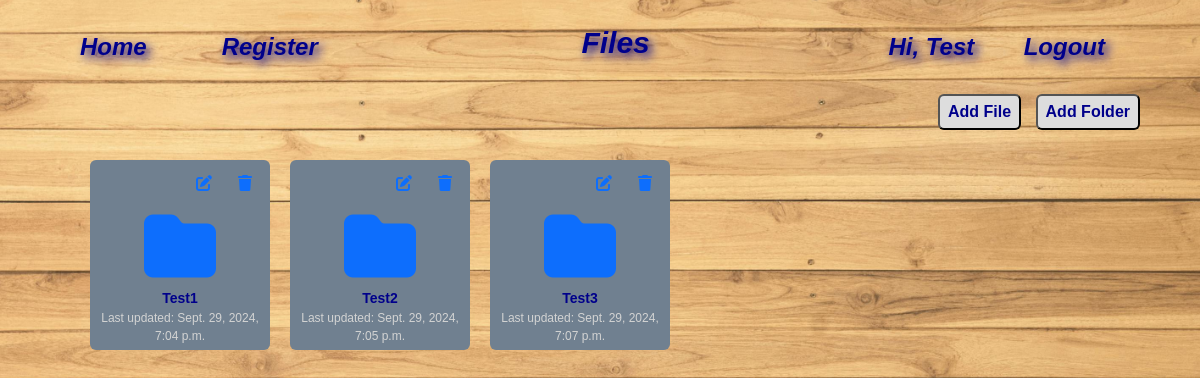
Page /apps/files (signed in) on the earlier database version.
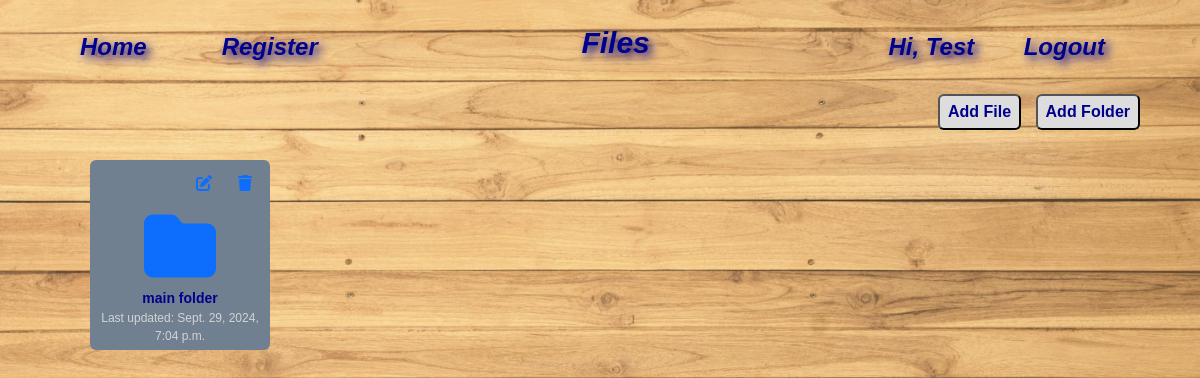
Same page on the later database version.
### files/models.py (models this page shows, shortened)
class Folder(models.Model):
    user = models.ForeignKey(User, on_delete=models.CASCADE)
    name = models.CharField(max_length=100)
    parent_folder = models.ForeignKey('self', null=True, blank=True, on_delete=models.CASCADE, related_name='subfolders')
    updated_at = models.DateTimeField(auto_now_add=True)
    class Meta():
        constraints = [
            models.UniqueConstraint(fields=[
                'name',
                'parent_folder_id',
                'user'
            ], name="unique_folder_name")
        ]

### files/views.py (the view)
# urls.py: path('files', views.files, name= "files"),
def files(request):
    folders = Folder.objects.filter(user=request.user, parent_folder=None).order_by('name')
    files = File.objects.filter(user=request.user, parent_folder=None).order_by('name')
    return render(request, 'files.html', {'files': files, 'folders': folders})

### templates/files.html (shortened to what this page needs)
{% extends 'background.html' %}
{% load static %}
{% block page_title %}Files{% endblock %}
{% block content %}
    <div style="display:flex; justify-content:space-between;">
        <div style="justify-content:right; text-align:right; margin-right: 30px;">
            <button class="add-button" style="margin-right: 10px;" id="addFile" data-bs-toggle="modal" data-bs-target="#fileModal">Add File</button>
            <button class="add-button" id="addFolder" data-bs-toggle="modal" data-bs-target="#addFolderModal">Add Folder</button>
        </div>
    </div>
    <div class="grid-container">
        {% for folder in folders %}
        <div class="file-tile">
            <div class="tile-header">
                <a class="btn btn-link" data-id="{{ folder.id }}" id="editFolder">
                    <i class="fas fa-edit" data-bs-toggle="modal" data-bs-target="#editFolderModal"></i>
                </a>
                <a class="btn btn-link ml-2" id="deleteFolder" data-id="{{ folder.id }}">
                    <i class="fas fa-trash" data-bs-toggle="modal" data-bs-target="#deleteFolderModal"></i>
                </a>
            </div>
            <a href="files={{ folder.id }}" class="tile-body" id="folder" data-id="{{ folder.id }}">
                <i class="fas fa-folder"></i>
            </a>
            <div class="tile-footer">
                <p class="file-name">{{ folder.name }}</p>
                <p class="file-date">Last updated: {{ folder.updated_at }}</p>
            </div>
        </div>
        {% endfor %}
    </div>
{% endblock %}

### templates/background.html (shortened to what this page needs)
{% load static %}
<!DOCTYPE html>
<html lang="en">
<head>
    <link rel="stylesheet" href="{% static 'bootstrap.css' %}">
    <link rel="stylesheet" href="{% static 'css/all.min.css' %}">
    <link rel="stylesheet" href="{% static 'style.css' %}">
</head>
<body>
    <div class="layout">
        <div class="navbar-container">
            <nav>
                <ul class="navbar-left">
                    <li><a href="/">Home</a></li>
                    <li><a href="{% url 'register' %}">Register</a></li>
                </ul>
                <div class="nav-header">
                    <h1>{% block page_title %}{% endblock %}</h1>
                </div>
                <ul class="navbar-right">
                    <li>
                        <div>
                            {% if user.is_authenticated %}
                            <span class="user_greet" style="margin-right:15px;">Hi, {{ user.first_name }}</span>
                            <a href="{% url 'logout' %}">Logout</a>
                            {% else %}
                            <a href="{% url 'login' %}">Login</a>
                            {% endif %}
                        </div>
                    </li>
                </ul>
            </nav>
        </div>
        {% block content %}
        {% endblock %}
    </div>
</body>
</html>

### static/style.css (style rules this page uses)
* { margin: 0; padding: 0; box-sizing: border-box; }
body { justify-content: center; align-items: center; margin: 0; background-color: #f0f0f0; font-family: Arial, sans-serif; }
.layout { display: flex; flex-direction: column; padding: 30px; }
h1 { padding: 15px; text-align: center; font-size: 30px; font-family: Arial, Helvetica, sans-serif; font-weight: bolder; font-style: italic; color: darkblue; text-shadow: 4px 4px 10px darkblue; }
.navbar-container { background-color: rgba(0, 0, 0, 0); }
nav { display: flex; width: 100%; justify-content: space-between; align-items: center; padding: 10px 20px; position: sticky; top: 0; z-index: 1000; margin-top: -30px; }
.navbar-left, .navbar-right { display: flex; list-style-type: none; padding: 0; margin: 0; }
nav ul li { margin-right: 15px; }
nav ul li a { margin: 0 20px; text-decoration: none; font-size: 24px; font-family: Arial, Helvetica, sans-serif; font-weight: bolder; font-style: italic; color: darkblue; text-shadow: 4px 4px 10px darkblue; border-radius: 6px; box-sizing: border-box; text-align: center; transition: background-color 0.3s, border-color 0.3s; padding: 5px 10px; }
.nav-header { text-align: center; flex-grow: 1; }
.user_greet { margin: 0 20px; text-align: center; text-decoration: none; font-size: 24px; font-family: Arial, Helvetica, sans-serif; font-weight: bolder; font-style: italic; color: darkblue; text-shadow: 4px 4px 10px darkblue; }
.add-button { transition-duration: 0.4s; font-family: Arial, Helvetica, sans-serif; font-weight: bolder; font-size: 16px; color: darkblue; padding: 4px 8px; border-radius: 6px; background-color: #ddd; }
.grid-container { display: flex; flex-wrap: wrap; margin-top: 20px; margin-left: 50px; }
.file-tile { display: flex; flex-direction: column; width: 180px; height: 190px; margin: 10px; background-color: #708090; color: #ddd; border-radius: 6px; transition: transform 0.3s, background-color 0.3s; overflow: hidden; cursor: pointer; }
.tile-header { display: flex; justify-content: right; align-items: center; padding: 5px; }
.tile-body { display: flex; justify-content: center; align-items: center; flex-grow: 1; padding: 0px; font-size: 4.5em; }
.tile-footer { padding: 5px; text-align: center; }
.file-name { margin: 0; font-weight: bold; color: darkblue; font-size: 14px; }
.file-date { margin: 0; font-size: 12px; color: lightgray; }

Differences in the rows shown:
removed Folder: name "Test2", updated_at "Sept. 29, 2024, 7:05 p.m."
removed Folder: name "Test3", updated_at "Sept. 29, 2024, 7:07 p.m."
changed Folder: name "Test1" → "main folder"
